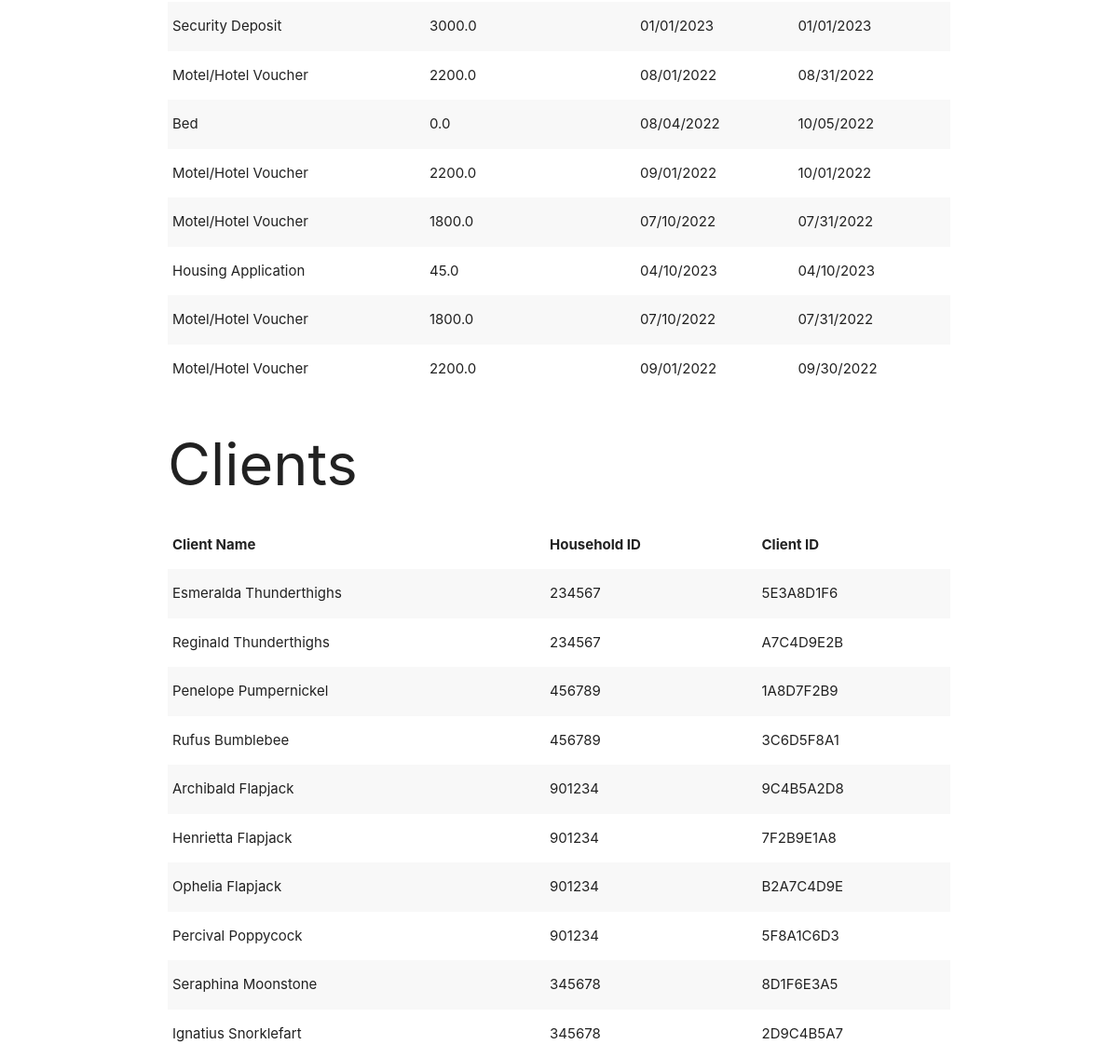
Before: / (lower part) with the older database file.
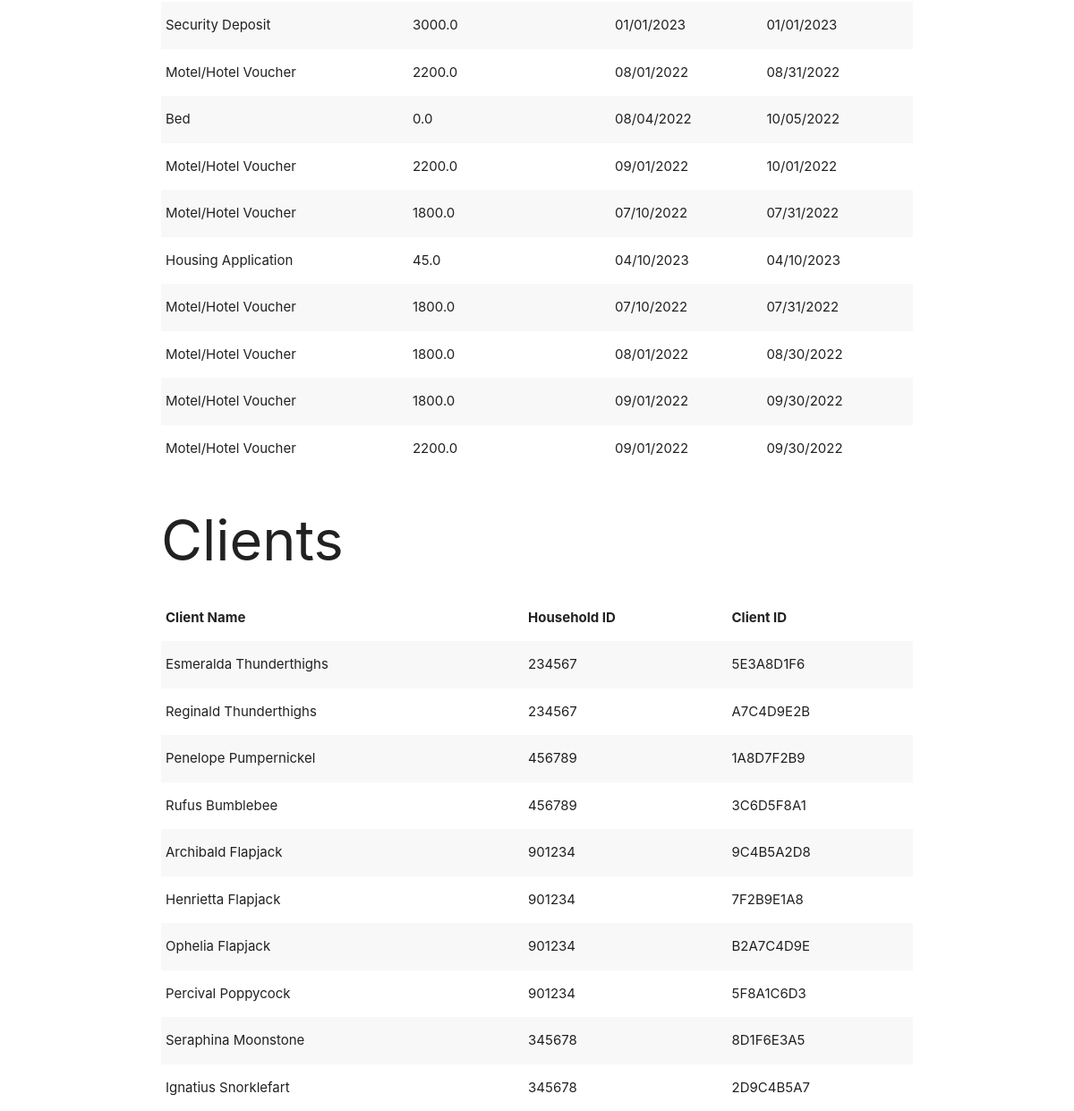
After: the same page with the newer database file.
### database.py (models this page shows)
class Service(db.Model):
    enrollment_id = db.Column(db.Integer, db.ForeignKey('enrollment.enrollment_id'))
    service_id = db.Column(db.Integer,primary_key=True)
    service_name = db.Column(db.String(100))
    service_amount = db.Column(db.Float)
    start_date = db.Column(db.Date)
    end_date = db.Column(db.Date)

class Client(db.Model):
    household_id = db.Column(db.Integer,db.ForeignKey('household.household_id'))
    client_id = db.Column(db.String(9),primary_key=True)
    client_name = db.Column(db.String(100))

### app.py (the view)
@app.route('/')
def index():
    enrollments = Enrollment.query.all()
    services = Service.query.all()
    clients = Client.query.all()
    return render_template('index.html', enrollments=enrollments, services=services, clients=clients)

### templates/index.html (shortened to what this page needs)
<!DOCTYPE html>
<html>
  <head>
    <link rel="stylesheet" href="https://cdnjs.cloudflare.com/ajax/libs/materialize/1.0.0/css/materialize.min.css">
  </head>
  <body>
    <div class="container">
      <table class="striped">
        <tbody>
          {% for service in services %}
          <tr>
            <td>{{ service.service_name }}</td>
            <td>{{ service.service_amount }}</td>
            <td>{{ service.start_date.strftime('%m/%d/%Y') }}</td>
            <td>{{ service.end_date.strftime('%m/%d/%Y') }}</td>
          </tr>
          {% endfor %}
        </tbody>
      </table>
      <h1>Clients</h1>
      <table class="striped">
        <thead>
          <tr>
            <th>Client Name</th>
            <th>Household ID</th>
            <th>Client ID</th>
          </tr>
        </thead>
        <tbody>
          {% for client in clients %}
          <tr>
            <td>{{ client.client_name }}</td>
            <td>{{ client.household_id }}</td>
            <td>{{ client.client_id }}</td>
          </tr>
          {% endfor %}
        </tbody>
      </table>
    </div>
  </body>
</html>

Changed rows visible on the page:
added Service: service_name "Motel/Hotel Voucher", service_amount "1800.0", start_date "08/01/2022", end_date "08/30/2022"
added Service: service_name "Motel/Hotel Voucher", service_amount "1800.0", start_date "09/01/2022", end_date "09/30/2022"
